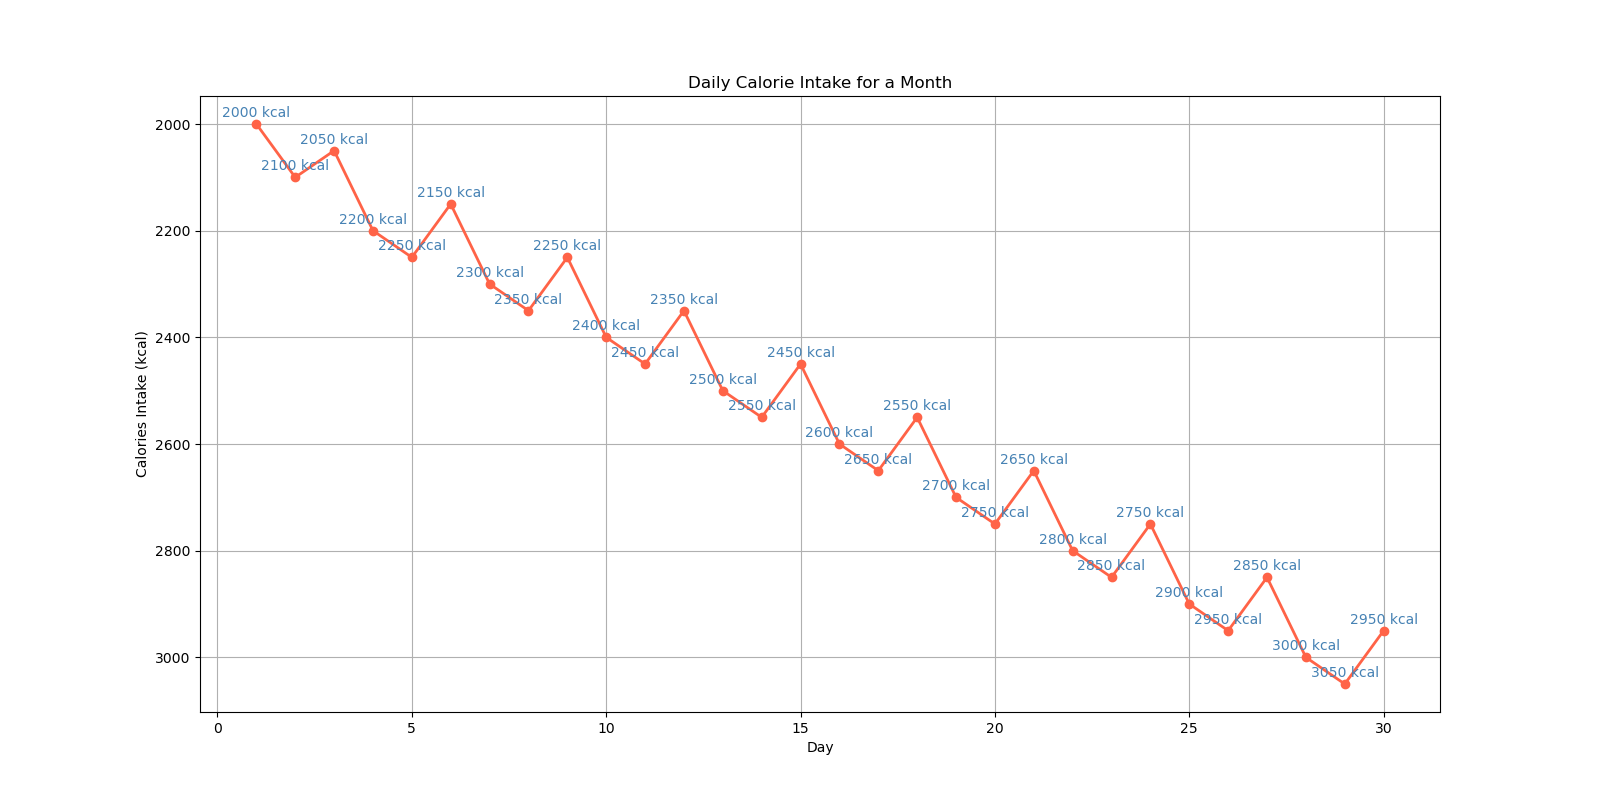

This figure's Python source:

import matplotlib.pyplot as plt

# Data
days = list(range(1, 31))
calories = [
    2000, 2100, 2050, 2200, 2250, 2150, 2300, 2350, 2250, 2400,
    2450, 2350, 2500, 2550, 2450, 2600, 2650, 2550, 2700, 2750,
    2650, 2800, 2850, 2750, 2900, 2950, 2850, 3000, 3050, 2950
]

# Create the plot
plt.figure(figsize=(16, 8))  # Change the size of the chart
plt.plot(days, calories, marker='o', color="#FF6347", linewidth=2)  # Change color and add markers

# Annotations
for i, cal in enumerate(calories):
    plt.annotate(f"{cal} kcal", (days[i], cal), textcoords="offset points", xytext=(0, 5),
                 ha='center', color="#4682B4")

# Improve the visual appeal with labels, title, and grid
plt.xlabel('Day')
plt.ylabel('Calories Intake (kcal)')
plt.title('Daily Calorie Intake for a Month')
plt.grid(True)

# Invert y-axis
plt.gca().invert_yaxis()

# Show the plot
plt.show()
